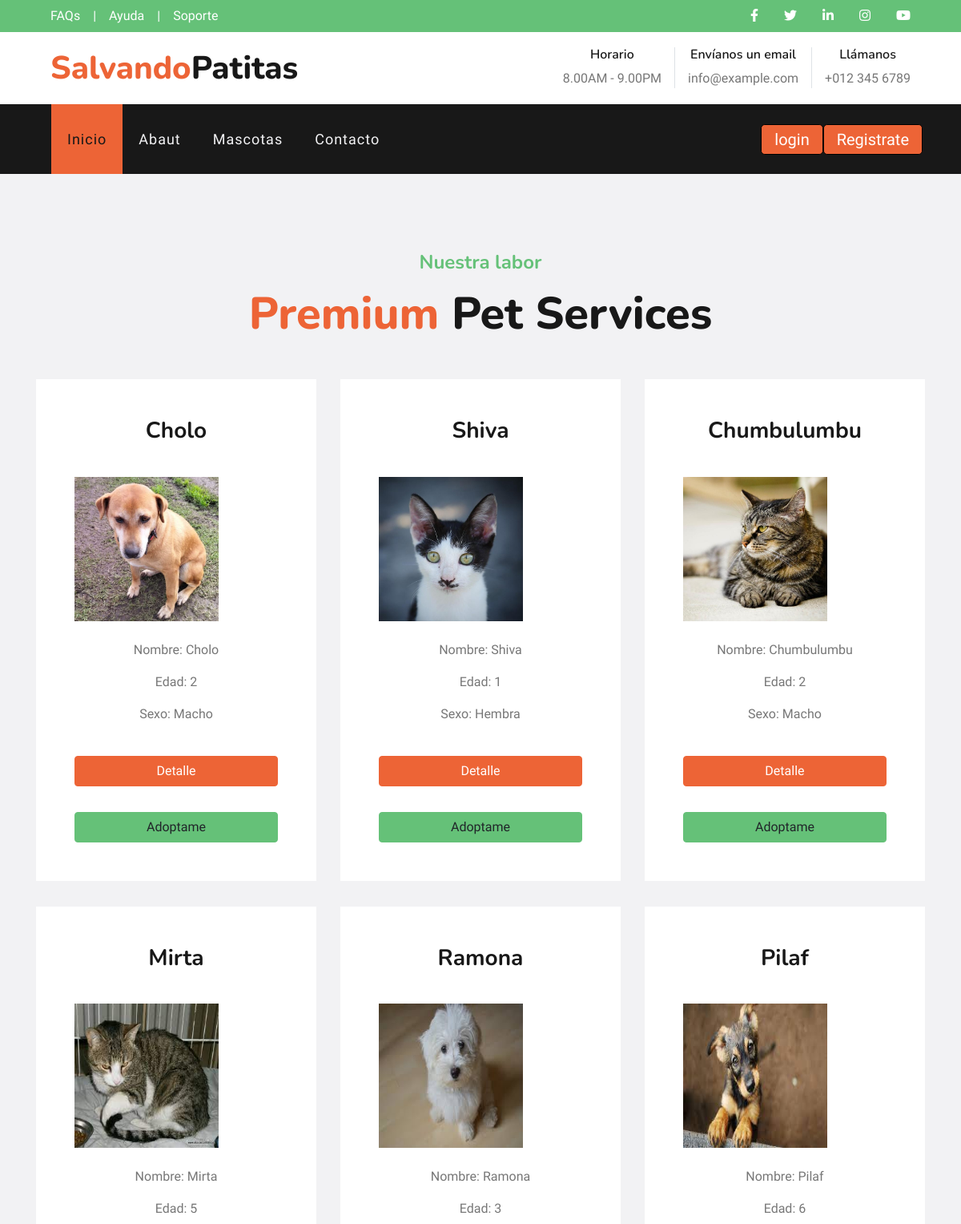
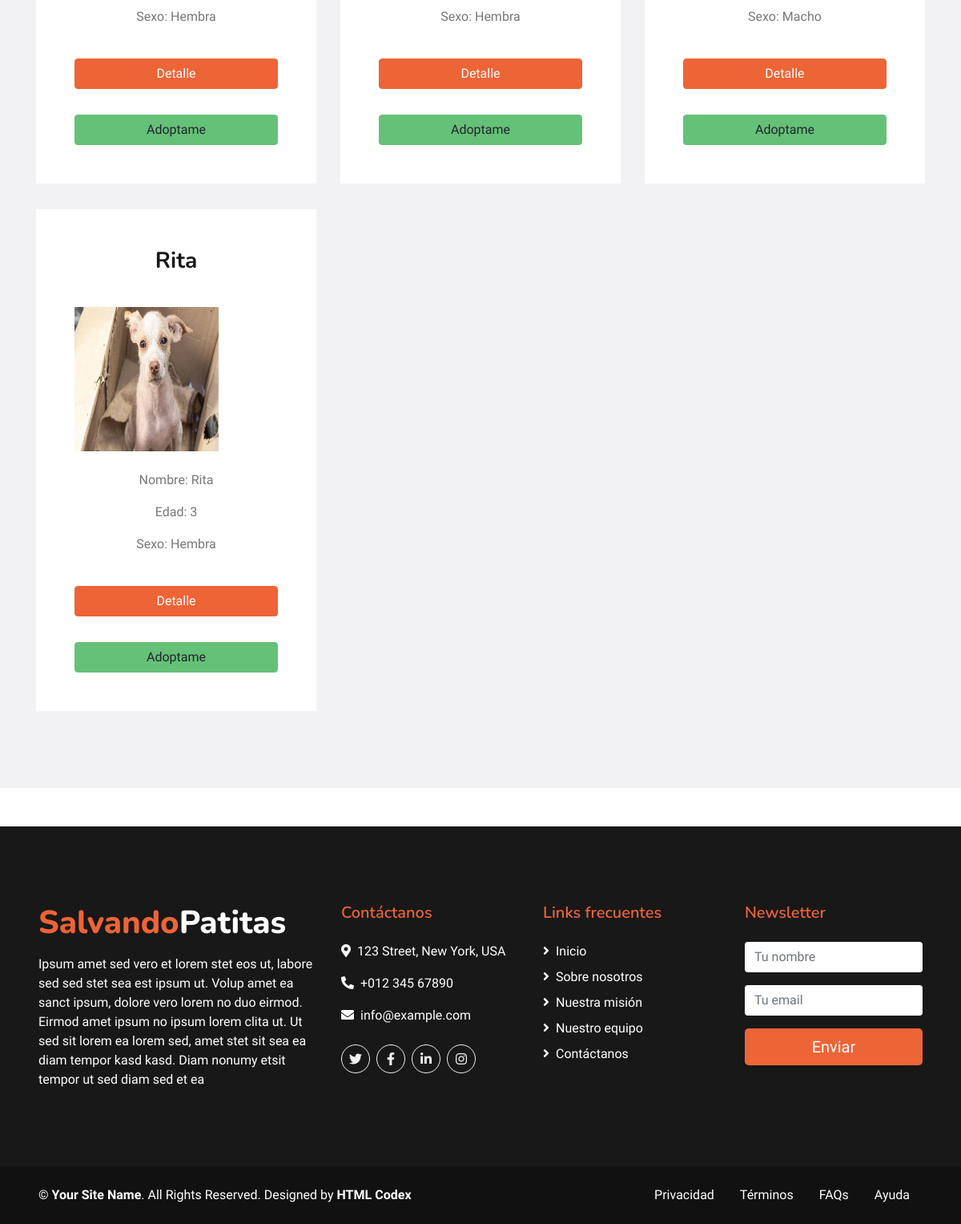
/Mascota/lista-mascota/, run on the app's committed database (2 pictures, top to bottom).
### Apps/Mascota/models.py (models this page shows, shortened)
class Mascota (models.Model):
    nickname = models.CharField(max_length= 50, unique=True)
    especie = models.CharField(max_length= 50)
    raza = models.CharField(max_length= 50)
    sexo = models.CharField (max_length= 20)
    edad_aprox= models.IntegerField()
    ingreso = models.DateField()
    observaciones = models.TextField(max_length=80,null=True, blank=True)
    image = models.ImageField(upload_to='mascota_image/', blank=True)

### Apps/Mascota/views.py (the view)
# urls.py: path("lista-mascota/", lista_mascota , name="lista-mascota"),
def lista_mascota (request):
    mascotas = Mascota.objects.all() #Trae todos
    return render(request, 'Mascota/lista_mascota.html',{'mascotas':mascotas})

### Templates/Mascota/lista_mascota.html (shortened to what this page needs)
{% extends "padre.html" %}
{% load static %}
{% block contenidoQueCambia%}
<div class="container-fluid bg-light pt-5">
    <div class="container py-5">
        <div class="d-flex flex-column text-center mb-5">
            <h4 class="text-secondary mb-3">Nuestra labor</h4>
            <h1 class="display-4 m-0"><span class="text-primary">Premium</span> Pet Services</h1>
        </div>
        <div class="row pb-3">
            {% for mascota in mascotas %}
            <div class="col-md-6 col-lg-4 mb-4">
                <div class="d-flex flex-column text-center bg-white mb-2 p-3 p-sm-5">
                    <h3 class="mb-3">{{mascota.nickname}}</h3><br>
                    <img src="{{mascota.image.url}}", border-radius= 50%, width="180px" height="180px
                    "><br>
                    <p> Nombre: {{mascota.nickname}}</p>
                    <p> Edad: {{mascota.edad_aprox}}</p>
                    <p> Sexo: {{mascota.sexo}}</p>
                    <br>
                    <a href="{% url "detalle-mascota" mascota.id %}"  class="btn btn-primary">Detalle</a>
                    <br>
                    <a href="{% url "en_construccion" %}" class="btn  btn-secondary mt-1 mt-md-2 px-2">Adoptame</a>
                </div>
            </div>
            {% endfor%}
        </div>
    </div>
</div>
{%endblock%}

### Templates/padre.html (shortened to what this page needs)
<!DOCTYPE html>
<html lang="en">
<head>
    {% load static %}
    <link href="https://cdnjs.cloudflare.com/ajax/libs/font-awesome/5.10.0/css/all.min.css" rel="stylesheet">
    <link href="lib/flaticon/font/flaticon.css" rel="stylesheet">
    <link href="lib/owlcarousel/assets/owl.carousel.min.css" rel="stylesheet">
    <link href="lib/tempusdominus/css/tempusdominus-bootstrap-4.min.css" rel="stylesheet" />
    <link href="{% static "css/style.css" %}"  rel="stylesheet">
</head>
<body>
    <div class="container-fluid">
        <div class="row bg-secondary py-2 px-lg-5">
            <div class="col-lg-6 text-center text-lg-left mb-2 mb-lg-0">
                <div class="d-inline-flex align-items-center">
                    <a class="text-white pr-3" href="">FAQs</a>
                    <span class="text-white">|</span>
                    <a class="text-white px-3" href="">Ayuda</a>
                    <span class="text-white">|</span>
                    <a class="text-white pl-3" href="">Soporte</a>
                </div>
            </div>
            <div class="col-lg-6 text-center text-lg-right">
                <div class="d-inline-flex align-items-center">
                    <a class="text-white px-3" href="">
                        <i class="fab fa-facebook-f"></i>
                    </a>
                    <a class="text-white px-3" href="">
                        <i class="fab fa-twitter"></i>
                    </a>
                    <a class="text-white px-3" href="">
                        <i class="fab fa-linkedin-in"></i>
                    </a>
                    <a class="text-white px-3" href="">
                        <i class="fab fa-instagram"></i>
                    </a>
                    <a class="text-white pl-3" href="">
                        <i class="fab fa-youtube"></i>
                    </a>
                </div>
            </div>
        </div>
        <div class="row py-3 px-lg-5">
            <div class="col-lg-4">
                <a href="" class="navbar-brand d-none d-lg-block">
                    <h1 class="m-0 display-5 text-capitalize"><span class="text-primary">Salvando</span>Patitas</h1>
                </a>
            </div>
            <div class="col-lg-8 text-center text-lg-right">
                <div class="d-inline-flex align-items-center">
                    <div class="d-inline-flex flex-column text-center pr-3 border-right">
                        <h6>Horario</h6>
                        <p class="m-0">8.00AM - 9.00PM</p>
                    </div>
                    <div class="d-inline-flex flex-column text-center px-3 border-right">
                        <h6>Envíanos un email</h6>
                        <p class="m-0">info@example.com</p>
                    </div>
                    <div class="d-inline-flex flex-column text-center pl-3">
                        <h6>Llámanos</h6>
                        <p class="m-0">+012 345 6789</p>
                    </div>
                </div>
            </div>
        </div>
    </div>
    <div class="container-fluid p-0">
        <nav class="navbar navbar-expand-lg bg-dark navbar-dark py-3 py-lg-0 px-lg-5">
            <div class="collapse navbar-collapse justify-content-between px-3" id="navbarCollapse">
                <div class="navbar-nav mr-auto py-0">
                    {% if request.user.is_staff %}
                    <a href="{% url "index" %}" class="nav-item nav-link active">Inicio</a>
                    <a href="{% url "en_construccion" %}" class="nav-item nav-link">Abaut</a>
                    <a href="{% url "en_construccion" %}" class="nav-item nav-link">Contacto</a>
                    <div class="nav-item dropdown">
                        <a href="#" class="nav-link dropdown-toggle" data-toggle="dropdown">Mascotas</a>
                        <div class="dropdown-menu rounded-0 m-0">
                            <a href="{% url "lista-mascota" %}" class="dropdown-item">Mascotas</a>
                            <a href="{% url "ficha-mascotas" %}" class="dropdown-item">Cargar Mascota rescatada</a>
                            <a href="{% url "ficha-busqueda-mascota" %}" class="dropdown-item">Buscar Mascota</a>
                        </div>
                    </div>
                    <div class="nav-item dropdown">
                        <a href="#" class="nav-link dropdown-toggle" data-toggle="dropdown">Refugios</a>
                        <div class="dropdown-menu rounded-0 m-0">
                            <a href="{% url "ficha-refugio" %}" class="dropdown-item">Cargar Refugio</a>
                            <a href="{% url "ficha-busqueda-refugio"%}" class="dropdown-item">Buscar Refugio</a>
                        </div>
                    </div>
                    <div class="nav-item dropdown">
                        <a href="#" class="nav-link dropdown-toggle" data-toggle="dropdown">Veterinaria</a>
                        <div class="dropdown-menu rounded-0 m-0">
                            <a href="{% url "ficha-veterinaria" %}" class="dropdown-item">Cargar Ficha Veterinaria</a>
                            <a href="{% url "ficha-busqueda"%}" class="dropdown-item">Buscar Ficha Veterinaria</a>
                        </div>
                    {% else %}
                    <a href="{% url "index" %}" class="nav-item nav-link active">Inicio</a>
                    <a href="{% url "en_construccion" %}" class="nav-item nav-link">Abaut</a>
                    <a href="{% url "lista-mascota" %}" class="nav-item nav-link">Mascotas</a>
                    <a href="{% url "en_construccion" %}" class="nav-item nav-link">Contacto</a>
                    {% endif %}
                    </div>
                </div>
                {% if request.user.is_authenticated %}
                <div class="nav-item dropdown">
                    <a href="#" class="nav-link dropdown-toggle" data-toggle="dropdown">
                        {% if user.profile.image %}
                        <img src="{{user.profile.image.url}}" , border-radius="50%", width="40px", height="40px" >
                        <div class="dropdown-menu rounded-0 m-0">
                            <a href="{% url "perfil" %}" class="dropdown-item">Mi perfil</a>
                            <a href="{% url "logout" %}" class="dropdown-item">Logout</a>
                        </div>
                        {% else %}
                            <img src="{% static "img\perfil-empty.png" %}" , border-radius="50%", width="40px", height="40px" >
                        </a>
                        <div class="dropdown-menu rounded-0 m-0">
                            <a href="{% url "crear-profile" %}" class="dropdown-item">Crea tu Perfil</a>
                            <a href="{% url "logout" %}" class="dropdown-item">Logout</a>
                        </div>
                        {% endif%}
                </div>
                {% else %}
                <a href="{% url "login" %}" class="btn btn-lg btn-primary px-3 d-none d-lg-block"style ="padding:3px;margin-rigth:10px; border-color:black ;">login</a>
                <a href="{% url "register" %}" class="btn btn-lg btn-primary px-3 d-none d-lg-block"style ="padding:3px;margin-rigth:10px;border-color:black">Registrate</a>
                {%endif%}
        </nav>
    </div>
{% block contenidoQueCambia %}
        {% endblock%}
    <div class="container-fluid bg-dark text-white mt-5 py-5 px-sm-3 px-md-5">
        <div class="row pt-5">
            <div class="col-lg-4 col-md-12 mb-5">
                <h1 class="mb-3 display-5 text-capitalize text-white"><span class="text-primary">Salvando</span>Patitas</h1>
                <p class="m-0">Ipsum amet sed vero et lorem stet eos ut, labore sed sed stet sea est ipsum ut. Volup amet ea sanct ipsum, dolore vero lorem no duo eirmod. Eirmod amet ipsum no ipsum lorem clita ut. Ut sed sit lorem ea lorem sed, amet stet sit sea ea diam tempor kasd kasd. Diam nonumy etsit tempor ut sed diam sed et ea</p>
            </div>
            <div class="col-lg-8 col-md-12">
                <div class="row">
                    <div class="col-md-4 mb-5">
                        <h5 class="text-primary mb-4">Contáctanos</h5>
                        <p><i class="fa fa-map-marker-alt mr-2"></i>123 Street, New York, USA</p>
                        <p><i class="fa fa-phone-alt mr-2"></i>+012 345 67890</p>
                        <p><i class="fa fa-envelope mr-2"></i>info@example.com</p>
                        <div class="d-flex justify-content-start mt-4">
                            <a class="btn btn-outline-light rounded-circle text-center mr-2 px-0" style="width: 36px; height: 36px;" href="#"><i class="fab fa-twitter"></i></a>
                            <a class="btn btn-outline-light rounded-circle text-center mr-2 px-0" style="width: 36px; height: 36px;" href="#"><i class="fab fa-facebook-f"></i></a>
                            <a class="btn btn-outline-light rounded-circle text-center mr-2 px-0" style="width: 36px; height: 36px;" href="#"><i class="fab fa-linkedin-in"></i></a>
                            <a class="btn btn-outline-light rounded-circle text-center mr-2 px-0" style="width: 36px; height: 36px;" href="#"><i class="fab fa-instagram"></i></a>
                        </div>
                    </div>
                    <div class="col-md-4 mb-5">
                        <h5 class="text-primary mb-4">Links frecuentes</h5>
                        <div class="d-flex flex-column justify-content-start">
                            <a class="text-white mb-2" href="#"><i class="fa fa-angle-right mr-2"></i>Inicio</a>
                            <a class="text-white mb-2" href="#"><i class="fa fa-angle-right mr-2"></i>Sobre nosotros</a>
                            <a class="text-white mb-2" href="#"><i class="fa fa-angle-right mr-2"></i>Nuestra misión</a>
                            <a class="text-white mb-2" href="#"><i class="fa fa-angle-right mr-2"></i>Nuestro equipo</a>
                            <a class="text-white" href="#"><i class="fa fa-angle-right mr-2"></i>Contáctanos</a>
                        </div>
                    </div>
                    <div class="col-md-4 mb-5">
                        <h5 class="text-primary mb-4">Newsletter</h5>
                        <form action="">
                            <div class="form-group">
                                <input type="text" class="form-control border-0" placeholder="Tu nombre" required="required" />
                            </div>
                            <div class="form-group">
                                <input type="email" class="form-control border-0" placeholder="Tu email" required="required" />
                            </div>
                            <div>
                                <button class="btn btn-lg btn-primary btn-block border-0" type="submit">Enviar</button>
                            </div>
                        </form>
                    </div>
                </div>
            </div>
        </div>
    </div>
    <div class="container-fluid text-white py-4 px-sm-3 px-md-5" style="background: #111111;">
        <div class="row">
            <div class="col-md-6 text-center text-md-left mb-3 mb-md-0">
                <p class="m-0 text-white">
                    &copy; <a class="text-white font-weight-bold" href="#">Your Site Name</a>. All Rights Reserved. Designed by
                    <a class="text-white font-weight-bold" href="https://htmlcodex.com">HTML Codex</a>
                </p>
            </div>
            <div class="col-md-6 text-center text-md-right">
                <ul class="nav d-inline-flex">
                    <li class="nav-item">
                        <a class="nav-link text-white py-0" href="#">Privacidad</a>
                    </li>
                    <li class="nav-item">
                        <a class="nav-link text-white py-0" href="#">Términos</a>
                    </li>
                    <li class="nav-item">
                        <a class="nav-link text-white py-0" href="#">FAQs</a>
                    </li>
                    <li class="nav-item">
                        <a class="nav-link text-white py-0" href="#">Ayuda</a>
                    </li>
                </ul>
            </div>
        </div>
    </div>
</body>
</html>

### data on the page
Mascota: nickname "Cholo", image (picture), edad_aprox "2", sexo "Macho"
Mascota: nickname "Shiva", image (picture), edad_aprox "1", sexo "Hembra"
Mascota: nickname "Chumbulumbu", image (picture), edad_aprox "2", sexo "Macho"
Mascota: nickname "Mirta", image (picture), edad_aprox "5", sexo "Hembra"
Mascota: nickname "Ramona", image (picture), edad_aprox "3", sexo "Hembra"
Mascota: nickname "Pilaf", image (picture), edad_aprox "6", sexo "Macho"
Mascota: nickname "Rita", image (picture), edad_aprox "3", sexo "Hembra"
